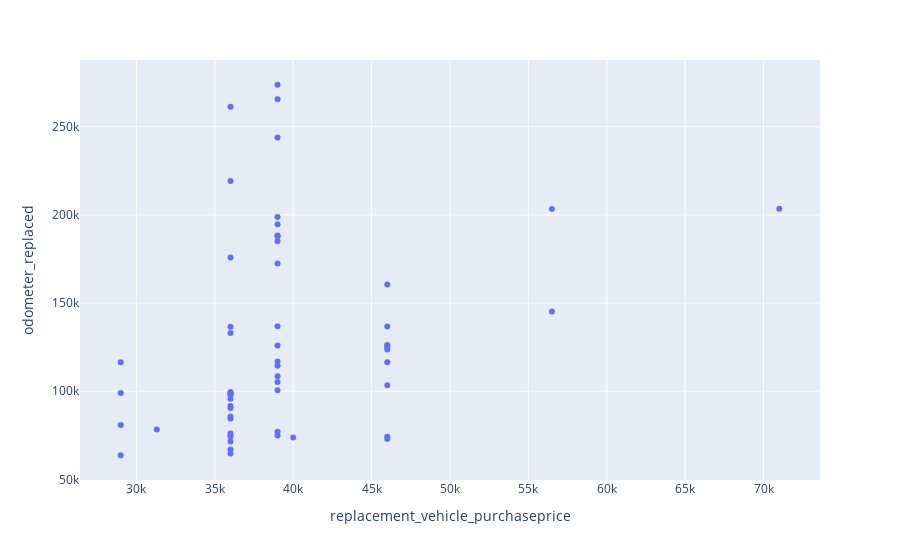

Write notebook code for a chart like this one.
### Code cell
fig = px.scatter(resultsReplaced, x="year_replaced", y="odometer_replaced",size="replacement_vehicle_purchaseprice")
fig.show()

### Figure 1 — Plotly figure (JSON) as saved in the notebook; plotly's stock layout.template omitted (floating-point values rounded to 4 significant figures)
{"data": [{"hovertemplate": "replacement_vehicle_purchaseprice=%{x}<br>odometer_replaced=%{y}<extra></extra>", "legendgroup": "", "marker": {"color": "#636efa", "symbol": "circle"}, "mode": "markers", "name": "", "orientation": "v", "showlegend": false, "type": "scatter", "x": [39000, 46000, 46000, 39000, 39000, 40000, 39000, 46000, 71000, 46000, 56500, 46000, 39000, 39000, 39000, 39000, 39000, 36000, 36000, 36000, 29000, 46000, 46000, 46000, 56500, 39000, 39000, 39000, 39000, 39000, 39000, 39000, 39000, 46000, 46000, 36000, 31300, 39000, 29000, 29000, 29000, 36000, 36000, 36000, 36000, 36000, 36000, 36000, 36000, 36000, 36000, 36000, 36000, 36000, 36000, 36000, 36000], "xaxis": "x", "y": [108422, 72820, 74184, 105160, 74888, 73752, 116812, 103303, 203490, 136648, 203340, 124906, 194718, 265626, 273834, 76950, 172500, 91599, 71459, 99540, 63665, 116442, 123607, 125715, 145170, 185014, 125953, 188288, 198780, 136816, 114395, 187904, 100496, 160464, 126276, 98328, 78261, 243967, 116401, 80838, 98982, 85620, 97905, 98880, 95760, 84507, 75939, 64719, 66963, 90464, 261297, 74426, 136606, 133036, 74749, 175793, 219276], "yaxis": "y"}], "layout": {"autosize": true, "legend": {"tracegroupgap": 0}, "margin": {"t": 60}, "xaxis": {"anchor": "y", "autorange": true, "domain": [0, 1], "range": [26450.0, 73550.0], "title": {"text": "replacement_vehicle_purchaseprice"}, "type": "linear"}, "yaxis": {"anchor": "x", "autorange": true, "domain": [0, 1], "range": [48760.0, 288700.0], "title": {"text": "odometer_replaced"}, "type": "linear"}}}
